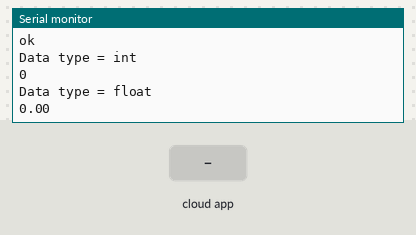
Simulated run of this sketch. Board: ESP8266 (NodeMCU). On the bench: the last lines printed to the serial monitor. The test bench sets the inputs (shaded band). The Firebase database answers and starts empty.

Above: at 2.7 s.
2.8 s: the phone or cloud app sets Percentage to 25
At 4.96 s:
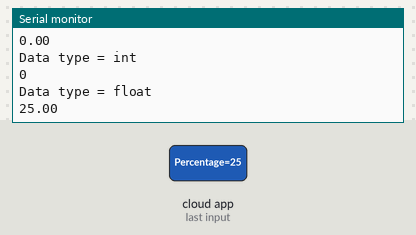
6.5 s: the phone or cloud app sets Percentage to 50
At 8.8 s:
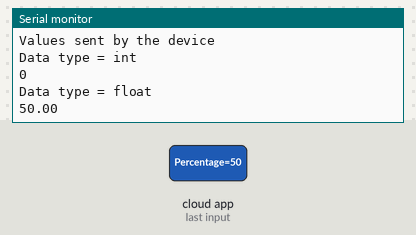
Timing chart, 0 to 10.3 s (numbered marks = the images above; inputs shaded):
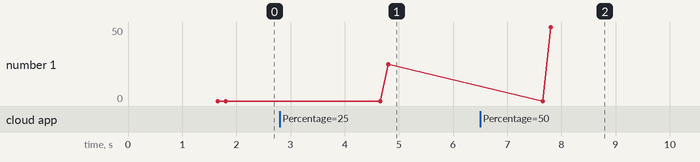

The sketch:

ESP8266_Prediction.ino
```cpp
#include <Arduino.h>
#if defined(ESP32)
  #include <WiFi.h>
#elif defined(ESP8266)
  #include <ESP8266WiFi.h>
#endif
#include <Firebase_ESP_Client.h>
#include <Wire.h>
#include "Ubidots.h"
//Provide the token generation process info.
#include "addons/TokenHelper.h"
//Provide the RTDB payload printing info and other helper functions.
#include "addons/RTDBHelper.h"
#define PUBLISH_FREQUENCY 5000
#define API_KEY "AIzaSyDEcPCgQuwvFKN88l4GLEG34RA2JUCOqiA"
#define DATABASE_URL "fir-iot-ec360-default-rtdb.asia-southeast1.firebasedatabase.app/"
#define SENDUBIDOTS

const char *WIFI_SSID = "dljs8888@unifi";      // Put here your Wi-Fi SSID
const char *WIFI_PASS = "djmxs8932";      // Put here your Wi-Fi password
const char* DEVICE_LABEL = "esp8266";      // device label
const char *UBIDOTS_TOKEN = "BBFF-z1BQlo0p0ya6TuRfe7znNAoEqfdWqw";  // Put here your Ubidots TOKEN
Ubidots ubidots(UBIDOTS_TOKEN, UBI_HTTP);

FirebaseData fbdo;
FirebaseAuth auth;
FirebaseConfig config;

unsigned long sendDataPrevMillis = 0;
unsigned long lastmillis = millis();
int count = 0;
bool signupOK = false;
int prediction = 0;
float probability = 0;


void setup() {
   Serial.begin(115200); /* begin serial for debug */
   ubidots.wifiConnect(WIFI_SSID, WIFI_PASS);
   ubidots.setDebug(true);  // Uncomment this line for printing debug  messages

  //Firebase
  config.api_key = API_KEY;
  /* Assign the RTDB URL (required) */
  config.database_url = DATABASE_URL;

    /* Sign up */
  if (Firebase.signUp(&config, &auth, "", "")){
    Serial.println("ok");
    signupOK = true;
  }
  else{
    Serial.printf("%s\n", config.signer.signupError.message.c_str());
  }
  config.token_status_callback = tokenStatusCallback; //see addons/TokenHelper.h

  Firebase.begin(&config, &auth);
  Firebase.reconnectWiFi(true);
}

void loop() {
//   Wire.beginTransmission(8); /* begin with device address 8 */
//   Wire.write("Hello Arduino");  /* sends hello string */l
//   Wire.endTransmission();    /* stop transmitting */
  #ifdef SENDUBIDOTS
  if ((millis() - lastmillis) > PUBLISH_FREQUENCY) // triggers the routine every 5 seconds
    {
     ubidots.add("Is Machine Normal", prediction);
     ubidots.add("Percentage", probability);
     bool bufferSent = false;
     bufferSent = ubidots.send(DEVICE_LABEL); // Will send data to a device label that matches the device Id
     if (bufferSent) {
     // Do something if values were sent properly
       Serial.println("Values sent by the device");
     }
     lastmillis = millis();
    }
  #endif
    if (Firebase.ready() && signupOK && (millis() - sendDataPrevMillis > 3000|| sendDataPrevMillis == 0)){
      sendDataPrevMillis = millis();
      // Write an Int number on the database path test/int
      if (Firebase.RTDB.getInt(&fbdo, "/Predictions/Predicted Lift Status")){
        Serial.print("Data type = "); Serial.println(fbdo.dataType());
        prediction = fbdo.intData();
        Serial.println(prediction);
      }
      else {
        //Serial.println("FAILED");
        Serial.println("REASON: " + fbdo.errorReason());
      }
      count++;
      if (Firebase.RTDB.getFloat(&fbdo, "/Predictions/Percentage")){
        Serial.print("Data type = "); Serial.println(fbdo.dataType());
        probability = fbdo.floatData();
        Serial.println(probability);
      }
      else {
        //Serial.println("FAILED");
        Serial.println("REASON: " + fbdo.errorReason());
      }
    }
}
```

Measured:
- after the input at 2.8 s, the serial monitor: prints a new line after 2.0 s (image 1)
- after the input at 6.5 s, the serial monitor: prints a new line after 1.3 s (image 2)
- plotted number 1: 0 → 25 after the input at 2.8 s, 25 → 50 after the input at 6.5 s
